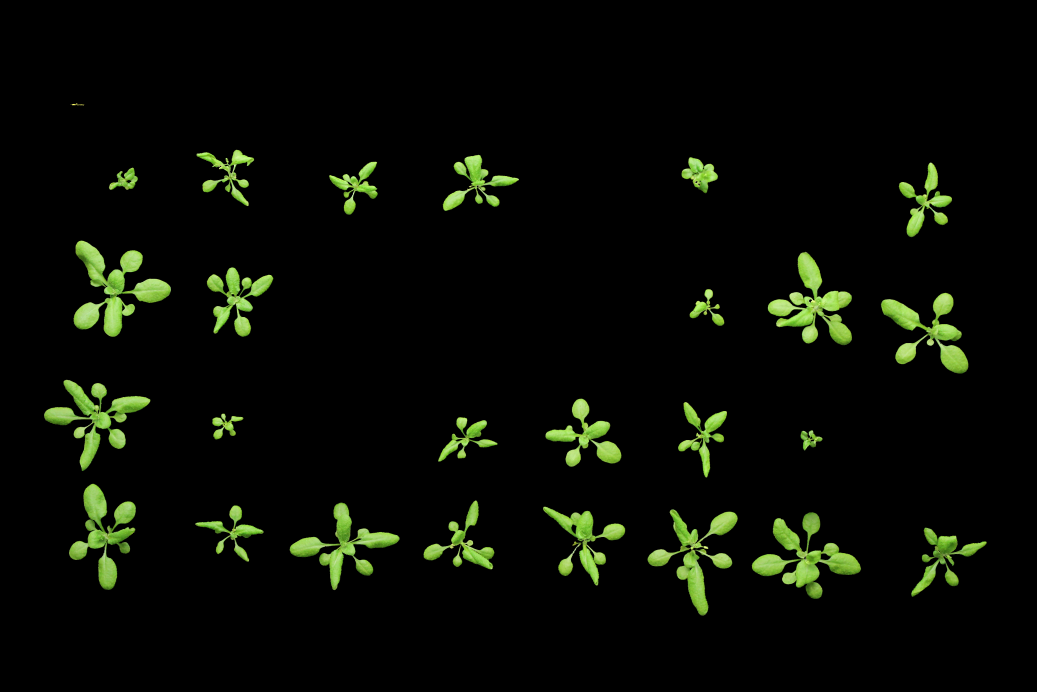
#> input picture test_mutiple_object/16C-tray1-2018-07-11/masked.png, 5184 x 3456 px (shown at 1/5 size)
$ python -i trait_extract_parallel_demo.py   (imports and definitions only)
#> lines starting #> are read from the running program, lines starting #| are printed output that depends on the picture
#> further down, picture is the input picture: shape (3456, 5184, 3); mean B, G, R 4.5, 11.4, 8.3
'''
Name: trait_extract_parallel.py

Version: 1.0

Summary: Extract plant shoot traits (larea, solidity, max_width, max_height, avg_curv, color_cluster) by paralell processing

Author: suxing liu

Author-email: suxingliu@gmail.com

Created: 2018-09-29

USAGE:

time python3 trait_extract_parallel_demo.py -p ~/example/plant_test/

#Default image type: *.jpg

'''

# import the necessary packages
import os
import glob
import utils

from collections import Counter

import argparse

from sklearn.cluster import KMeans
from sklearn.cluster import MiniBatchKMeans

from skimage.feature import peak_local_max
from skimage.morphology import medial_axis
from skimage import img_as_float, img_as_ubyte, img_as_bool, img_as_int
from skimage import measure
from skimage.color import rgb2lab, deltaE_cie76
from skimage import morphology
from skimage.segmentation import clear_border, watershed
from skimage.measure import regionprops

from scipy.spatial import distance as dist
from scipy import optimize
from scipy import ndimage
from scipy.interpolate import interp1d

#from skan import skeleton_to_csgraph, Skeleton, summarize, draw

#import networkx as nx

import imutils

import numpy as np
import argparse
import cv2

import matplotlib.pyplot as plt
import matplotlib.patches as mpatches

import math
import openpyxl
import csv

from tabulate import tabulate

import warnings
# [1 line not run here, left out]

'''
import psutil
import concurrent.futures
import multiprocessing
from multiprocessing import Pool
from contextlib import closing
'''
from pathlib import Path

from matplotlib import collections

import matplotlib.colors


MBFACTOR = float(1<<20)

class ComputeCurvature:

    # [9 lines left out: function __init__, not called in this run]

    def calc_r(self, xc, yc):
        """ calculate the distance of each 2D points from the center (xc, yc) """
        return np.sqrt((self.xx-xc)**2 + (self.yy-yc)**2)

    # [272 lines left out: functions f, df, fit, mkdir, color_cluster_seg, medial_axis_image and 3 more, not called in this run]


def circle_detection(image):

    """Detecting Circles in Images using OpenCV and Hough Circles

    Inputs:

        image: image loaded

    Returns:

        circles: detcted circles

        circle_detection_img: circle overlayed with image

        diameter_circle: diameter of detected circle

    """

    # create background image for drawing the detected circle
    output = image.copy()

    # obtain image dimension
    img_height, img_width, n_channels = image.shape
#> img_height = 3456; img_width = 5184; n_channels = 3

    #backup input image
    circle_detection_img = image.copy()

    # change image from RGB to Gray scale
    gray = cv2.cvtColor(image, cv2.COLOR_BGR2GRAY)
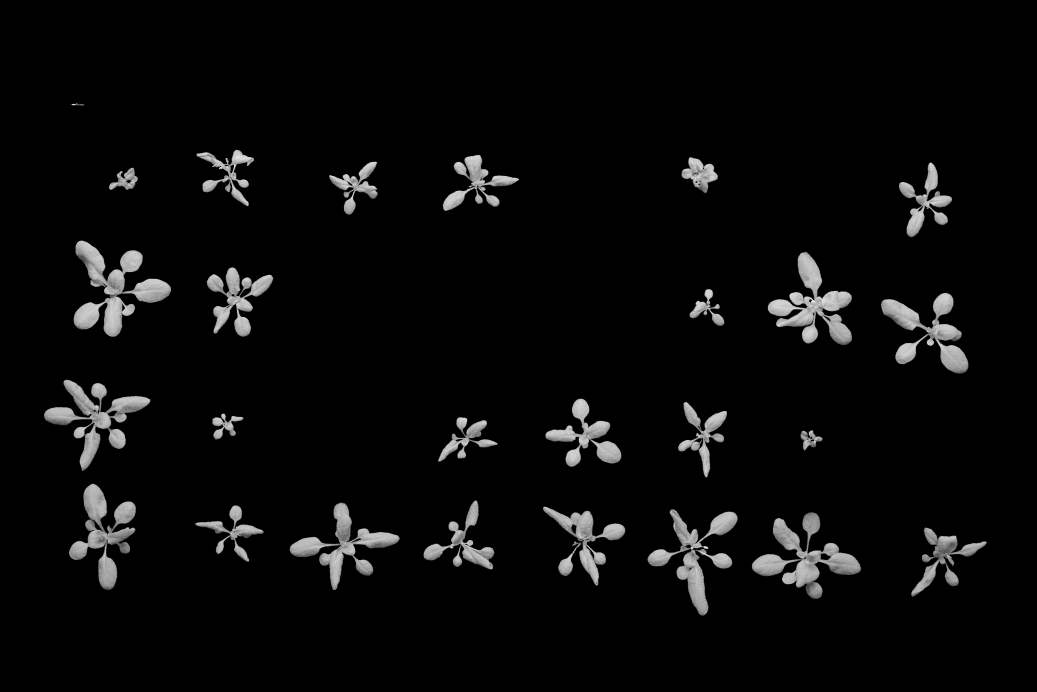
#> gray: shape (3456, 5184) (shown at 1/5 size); min 0, max 241, mean 9.7

    # apply blur filter
    blurred = cv2.medianBlur(gray, 25)

    # setup parameters for circle detection

    # This parameter is the inverse ratio of the accumulator resolution to the image resolution
    #(see Yuen et al. for more details). Essentially, the larger the dp gets, the smaller the accumulator array gets.
    dp = 1.5

    #Minimum distance between the center (x, y) coordinates of detected circles.
    #If the minDist is too small, multiple circles in the same neighborhood as the original may be (falsely) detected.
    #If the minDist is too large, then some circles may not be detected at all.
    minDist = 100

    #Gradient value used to handle edge detection in the Yuen et al. method.
    #param1 = 30

    #accumulator threshold value for the cv2.HOUGH_GRADIENT method.
    #The smaller the threshold is, the more circles will be detected (including false circles).
    #The larger the threshold is, the more circles will potentially be returned.
    #param2 = 30

    #Minimum/Maximum size of the radius (in pixels).
    #minRadius = 80
    #maxRadius = 120

    # detect circles in the image
    #circles = cv2.HoughCircles(blurred, cv2.HOUGH_GRADIENT, 1.2, minDist, param1=param1, param2=param2, minRadius=minRadius, maxRadius=maxRadius)

    # detect circles in the image
    circles = cv2.HoughCircles(blurred, cv2.HOUGH_GRADIENT, dp, minDist)
#> circles = [[3051.8, 2237.2, 76.35]]

    # initialize diameter of detected circle
    diameter_circle = 0


    circle_center_coord = []
    circle_center_radius = []
    idx_closest = 0


    # convert the (x, y) coordinates and radius of the circles to integers
    circles = np.round(circles[0, :]).astype("int")
#> circles = [[3052, 2237, 76]]

    if len(circles) > 1:

        print("More than one circles were found!")

        idx_closest = 0

    else:

        # ensure at least some circles were found
        if circles is not None and len(circles) > 0:

            idx_closest = 0

    # loop over the (x, y) coordinates and radius of the circles
    for (x, y, r) in circles:

        coord = (x, y)

        circle_center_coord.append(coord)
        circle_center_radius.append(r)
#> this loop made 1 pass
#> after the loop, circle_center_coord = [(3052, 2237)]; circle_center_radius = [76]

    if idx_closest == 0:

        print("Circle marker with radius = {} was detected!\n".format(circle_center_radius[idx_closest]))
#| Circle marker with radius = 76 was detected!
    '''
    # draw the circle in the output image, then draw a center
    circle_detection_img = cv2.circle(output, circle_center_coord[idx_closest], circle_center_radius[idx_closest], (0, 255, 0), 4)
    circle_detection_img = cv2.circle(output, circle_center_coord[idx_closest], 5, (0, 128, 255), -1)

    # compute the diameter of coin
    diameter_circle = circle_center_radius[idx_closest]*2


    tmp_mask = np.zeros([img_width, img_height], dtype=np.uint8)

    tmp_mask = cv2.circle(tmp_mask, circle_center_coord[idx_closest], circle_center_radius[idx_closest] + 5, (255, 255, 255), -1)

    tmp_mask_binary = cv2.threshold(tmp_mask, 128, 255, cv2.THRESH_BINARY | cv2.THRESH_OTSU)[1]

    masked_tmp = cv2.bitwise_and(image.copy(), image.copy(), mask = ~tmp_mask_binary)
    '''

    (startX, startY) = circle_center_coord[idx_closest]
#> startX = 3052; startY = 2237

    endX = startX + int(r*1.2) + 1050
#> endX = 4193
    endY = startY + int(r*1.2) + 1050
#> endY = 3378

    sticker_crop_img = output[startY:endY, startX:endX]
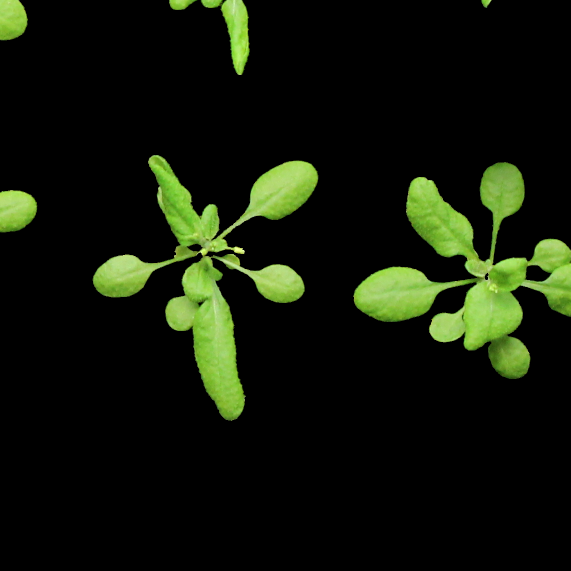
#> sticker_crop_img: shape (1141, 1141, 3) (shown at 1/2 size); mean B, G, R 8.7, 23, 16.8


    return circles, sticker_crop_img, diameter_circle


# Detect stickers in the image
# [85 lines left out: function sticker_detect, not called in this run]

'''
def individual_object_seg(orig, labels, save_path, base_name, file_extension):

    num_clusters = 5

    (width, height, n_channel) = orig.shape

    for label in np.unique(labels):
    # if the label is zero, we are examining the 'background'
    # so simply ignore it
        if label == 0:
            continue

        # otherwise, allocate memory for the label region and draw
        # it on the mask
        mask = np.zeros((width, height), dtype="uint8")
        mask[labels == label] = 255

        # apply individual object mask
        masked = cv2.bitwise_and(orig, orig, mask = mask)

        # [7 lines of commented-out code are left out]

        mkpath_leaf = os.path.dirname(save_path) + '/leaf' + str(label)
        mkdir(mkpath_leaf)
        save_path_leaf = mkpath_leaf + '/'


        #define result path
        result_img_path = (save_path_leaf + 'leaf_' + str(label) + file_extension)
        cv2.imwrite(result_img_path, masked)

        #save color quantization result
        #rgb_colors = color_quantization(image, thresh, save_path, num_clusters)
        rgb_colors, counts = color_region(masked, mask, save_path_leaf, num_clusters)

        list_counts = list(counts.values())

        #print(type(list_counts))

        for value in list_counts:

            print(percentage(value, np.sum(list_counts)))
'''


'''
def watershed_seg_marker(orig, thresh, min_distance_value, img_marker):

    # compute the exact Euclidean distance from every binary
    # pixel to the nearest zero pixel, then find peaks in this
    # distance map
    D = ndimage.distance_transform_edt(thresh)

    gray = cv2.cvtColor(img_marker, cv2.COLOR_BGR2GRAY)
    img_marker = cv2.threshold(gray, 128, 255,cv2.THRESH_BINARY | cv2.THRESH_OTSU)[1]

    #localMax = peak_local_max(D, indices = False, min_distance = min_distance_value,  labels = thresh)

    # perform a connected component analysis on the local peaks,
    # using 8-connectivity, then appy the Watershed algorithm
    markers = ndimage.label(img_marker, structure = np.ones((3, 3)))[0]

    labels = watershed(-D, markers, mask = thresh)


    props = regionprops(labels)

    areas = [p.area for p in props]

    import statistics


    #outlier_list = outlier_doubleMAD(areas, thresh = 1.0)

    #indices = [i for i, x in enumerate(outlier_list) if x]

    print(areas)
    print(statistics.mean(areas))
    #
    #print(outlier_list)
    #print(indices)


    print("[INFO] {} unique segments found\n".format(len(np.unique(labels)) - 1))

    return labels
'''


# [350 lines left out: functions comp_external_contour, leaf_traits_computation, not called in this run]


def RGB2HEX(color):
    return "#{:02x}{:02x}{:02x}".format(int(color[0]), int(color[1]), int(color[2]))


def RGB2FLOAT(color):
    return "{:.2f}{:.2f}{:.2f}".format(int(color[0]/255.0), int(color[1]/255.0), int(color[2]/255.0))


'''
def color_quantization(image, mask, save_path, num_clusters):

    #grab image width and height
    (h, w) = image.shape[:2]

    #change the color storage order
    image = cv2.cvtColor(image, cv2.COLOR_BGR2RGB)

    #apply the mask to get the segmentation of plant
    masked_image = cv2.bitwise_and(image, image, mask = mask)

    # reshape the image to be a list of pixels
    pixels = masked_image.reshape((masked_image.shape[0] * masked_image.shape[1], 3))

    ############################################################
    #Clustering process
    ###############################################################
    # cluster the pixel intensities
    clt = MiniBatchKMeans(n_clusters = num_clusters)
    #clt = KMeans(n_clusters = args["clusters"])
    clt.fit(pixels)

    #assign labels to each cluster
    labels = clt.fit_predict(pixels)

    #obtain the quantized clusters using each label
    quant = clt.cluster_centers_.astype("uint8")[labels]

    # reshape the feature vectors to images
    quant = quant.reshape((h, w, 3))
    image_rec = pixels.reshape((h, w, 3))

    # convert from L*a*b* to RGB
    quant = cv2.cvtColor(quant, cv2.COLOR_RGB2BGR)
    image_rec = cv2.cvtColor(image_rec, cv2.COLOR_RGB2BGR)

    # display the images
    #cv2.imshow("image", np.hstack([image_rec, quant]))
    #cv2.waitKey(0)

    #define result path for labeled images
    result_img_path = save_path + 'cluster_out.png'

    # save color_quantization results
    cv2.imwrite(result_img_path,quant)

    #Get colors and analze them from masked image
    counts = Counter(labels)
    # sort to ensure correct color percentage
    counts = dict(sorted(counts.items()))

    center_colors = clt.cluster_centers_

    #print(type(center_colors))

    # We get ordered colors by iterating through the keys
    ordered_colors = [center_colors[i] for i in counts.keys()]
    hex_colors = [RGB2HEX(ordered_colors[i]) for i in counts.keys()]
    rgb_colors = [ordered_colors[i] for i in counts.keys()]


    #######################################################################################
    threshold = 60

    selected_color = rgb2lab(np.uint8(np.asarray([[rgb_colors[0]]])))

    for i in range(num_clusters):
        curr_color = rgb2lab(np.uint8(np.asarray([[rgb_colors[i]]])))
        diff = deltaE_cie76(selected_color, curr_color)
        if (diff < threshold):
            print("Color difference value is : {0} \n".format(str(diff)))
    ###########################################################################################
    #print(hex_colors)

    index_bkg = [index for index in range(len(hex_colors)) if hex_colors[index] == '#000000']

    #print(index_bkg[0])

    #print(counts)
    #remove background color
    del hex_colors[index_bkg[0]]
    del rgb_colors[index_bkg[0]]

    # Using dictionary comprehension to find list
    # keys having value .
    delete = [key for key in counts if key == index_bkg[0]]

    # delete the key
    for key in delete: del counts[key]

    fig = plt.figure(figsize = (6, 6))
    plt.pie(counts.values(), labels = hex_colors, colors = hex_colors)

    #define result path for labeled images
    result_img_path = save_path + 'pie_color.png'
    plt.savefig(result_img_path)

    # build a histogram of clusters and then create a figure representing the number of pixels labeled to each color
    hist = utils.centroid_histogram(clt)

    # remove the background color cluster
    clt.cluster_centers_ = np.delete(clt.cluster_centers_, index_bkg[0], axis=0)

    #build a histogram of clusters using center lables
    numLabels = utils.plot_centroid_histogram(save_path,clt)

    #create a figure representing the distribution of each color
    bar = utils.plot_colors(hist, clt.cluster_centers_)

    #save a figure of color bar
    utils.plot_color_bar(save_path, bar)

    return rgb_colors
'''

# [186 lines left out: functions get_cmap, color_region, _normalise_image, not called in this run]


'''
def overlay_skeleton_endpoints(image, stats, *, image_cmap=None, axes=None):

    image = _normalise_image(image, image_cmap=image_cmap)
    summary = stats
    # transforming from row, col to x, y
    #coords_cols = (['image-coord-src-%i' % i for i in [1, 0]] +
    #               ['image-coord-dst-%i' % i for i in [1, 0]])

    coords_cols_src = (['image-coord-src-%i' % i for i in [1, 0]])
    coords_cols_dst = (['image-coord-dst-%i' % i for i in [1, 0]])

    #coords = summary[coords_cols].values.reshape((-1, 1, 2))

    coords_src = summary[coords_cols_src].values
    coords_dst = summary[coords_cols_dst].values

    coords_src_x = [i[0] for i in coords_src]
    coords_src_y = [i[1] for i in coords_src]

    coords_dst_x = [i[0] for i in coords_dst]
    coords_dst_y = [i[1] for i in coords_dst]

    img_marker = np.zeros_like(image, dtype = np.uint8)
    img_marker.fill(0) # or img[:] = 255
    img_marker[list(map(int, coords_src_y)), list(map(int, coords_src_x))] = 255
    img_marker[list(map(int, coords_dst_y)), list(map(int, coords_dst_x))] = 255

    #print("img_marker")
    #print(img_marker.shape)

    if axes is None:
        fig, axes = plt.subplots()

    axes.axis('off')
    axes.imshow(image)

    axes.scatter(coords_src_x, coords_src_y, c = 'w')
    axes.scatter(coords_dst_x, coords_dst_y, c = 'w')

    return fig, img_marker
    #return coords
'''

# [63 lines left out: functions outlier_doubleMAD, isbright, not called in this run]


def remove_character_string(str_input):

    return str_input.replace('#', '')


# [222 lines left out: functions hex_mean_color, extract_traits, not called in this run]


# [234 lines not run here, left out]


>>> import cv2
>>> picture = cv2.imread('test_mutiple_object/16C-tray1-2018-07-11/masked.png')
>>> result = circle_detection(picture)

$ run again, on examples/day_05.jpg
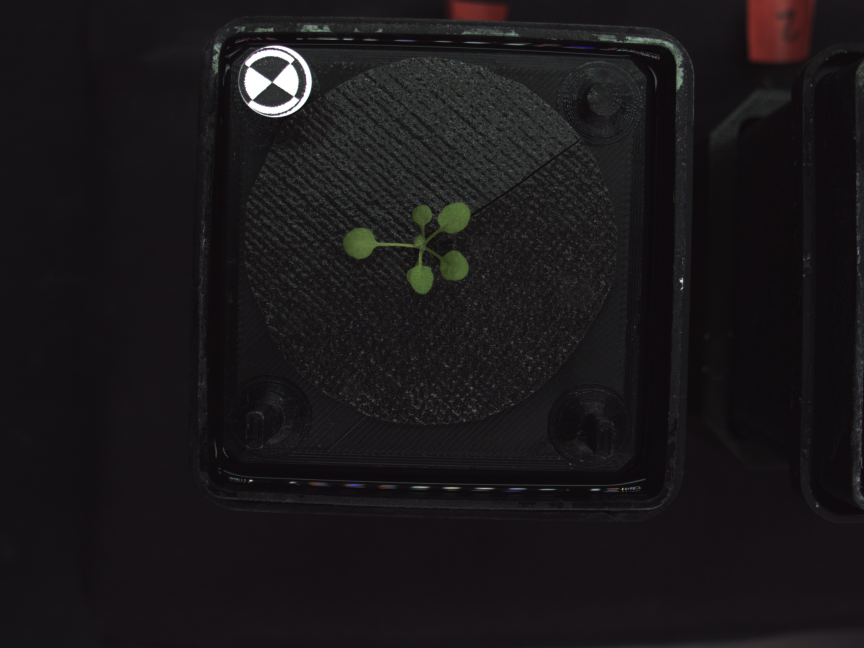
#> input picture examples/day_05.jpg, 2592 x 1944 px (shown at 1/3 size)
#> picture is the input picture: shape (1944, 2592, 3); mean B, G, R 25.2, 23.4, 25.9
#> in circle_detection, `circles = cv2.HoughCircles(blurred, cv2.HOUGH_GRADIENT, dp, minDist)`: circles = [[813.8, 258.8, 89.85]]
#> in circle_detection, `circles = np.round(circles[0, :]).astype("int")`: circles = [[814, 259, 90]]
#> the loop in circle_detection, `for (x, y, r) in circles: ` made 1 pass
#> after the loop in circle_detection, `for (x, y, r) in circles:`: circle_center_coord = [(814, 259)]; circle_center_radius = [90]
#| Circle marker with radius = 90 was detected!
#> startX = 814; startY = 259
#> endX = 1972
#> endY = 1417
#> in circle_detection, `sticker_crop_img = output[startY:endY, startX:endX]`:
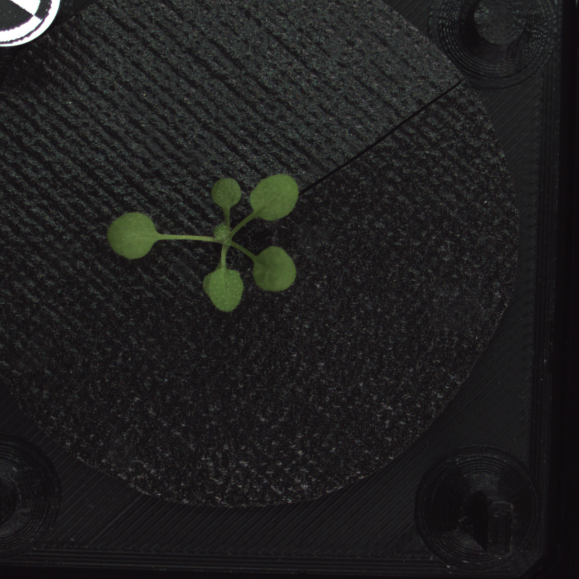
#> sticker_crop_img: shape (1158, 1158, 3) (shown at 1/2 size); mean B, G, R 30.9, 31, 31.5
